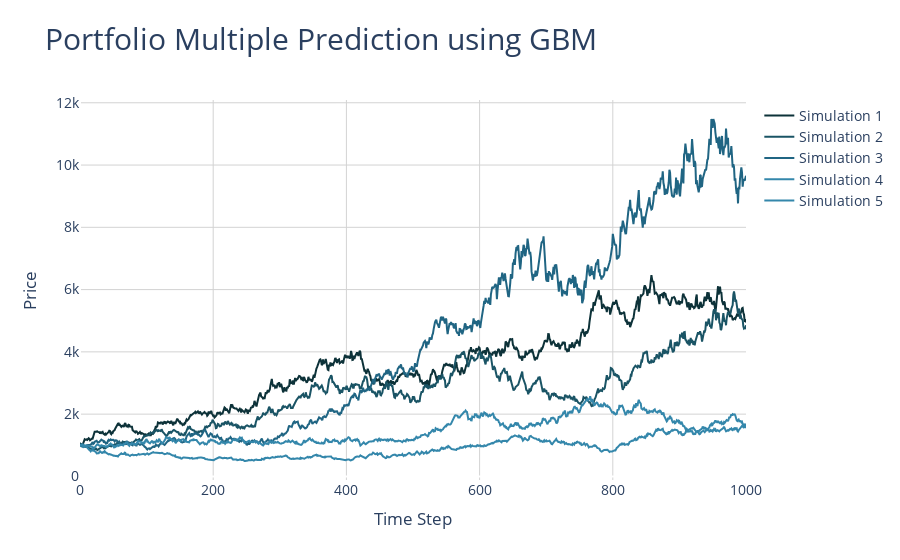

Notebook code for this chart:
### Code cell
# Create the plot
fig = go.Figure()

# Define a list of colors
colors = ['#0D3239', '#1A5465', '#206583', '#3487AB', '#3487AB']

# Add each simulated prices line with different colors
for i, prices in enumerate(simulations):
    fig.add_trace(go.Scatter(
        x=list(range(len(prices))),
        y=prices,
        mode='lines',
        name=f'Simulation {i+1}',
        line=dict(color=colors[i % len(colors)], width=2)
    ))

# Update layout for aesthetics
fig.update_layout(
    title={
        'text': 'Portfolio Multiple Prediction using GBM',
        'font': {
            'size': 30
        }
    },
    xaxis_title='Time Step',
    yaxis_title='Price',
    font=dict(size=14),
    plot_bgcolor='white',
    xaxis=dict(showgrid=True, gridcolor='lightgrey'),
    yaxis=dict(showgrid=True, gridcolor='lightgrey')
)

### Figure 1 — Plotly figure (JSON) as saved in the notebook; plotly's stock layout.template omitted (floating-point values rounded to 4 significant figures; data arrays with more than 128 entries replaced by an {"elided": "..."} marker saying what was removed)
{"data": [{"line": {"color": "#0D3239", "width": 2}, "mode": "lines", "name": "Simulation 1", "type": "scatter", "x": {"elided": "1001 int values"}, "y": {"elided": "1001 float values"}}, {"line": {"color": "#1A5465", "width": 2}, "mode": "lines", "name": "Simulation 2", "type": "scatter", "x": {"elided": "1001 int values"}, "y": {"elided": "1001 float values"}}, {"line": {"color": "#206583", "width": 2}, "mode": "lines", "name": "Simulation 3", "type": "scatter", "x": {"elided": "1001 int values"}, "y": {"elided": "1001 float values"}}, {"line": {"color": "#3487AB", "width": 2}, "mode": "lines", "name": "Simulation 4", "type": "scatter", "x": {"elided": "1001 int values"}, "y": {"elided": "1001 float values"}}, {"line": {"color": "#3487AB", "width": 2}, "mode": "lines", "name": "Simulation 5", "type": "scatter", "x": {"elided": "1001 int values"}, "y": {"elided": "1001 float values"}}], "layout": {"font": {"size": 14}, "plot_bgcolor": "white", "title": {"font": {"size": 30}, "text": "Portfolio Multiple Prediction using GBM"}, "xaxis": {"gridcolor": "lightgrey", "showgrid": true, "title": {"text": "Time Step"}}, "yaxis": {"gridcolor": "lightgrey", "showgrid": true, "title": {"text": "Price"}}}}
